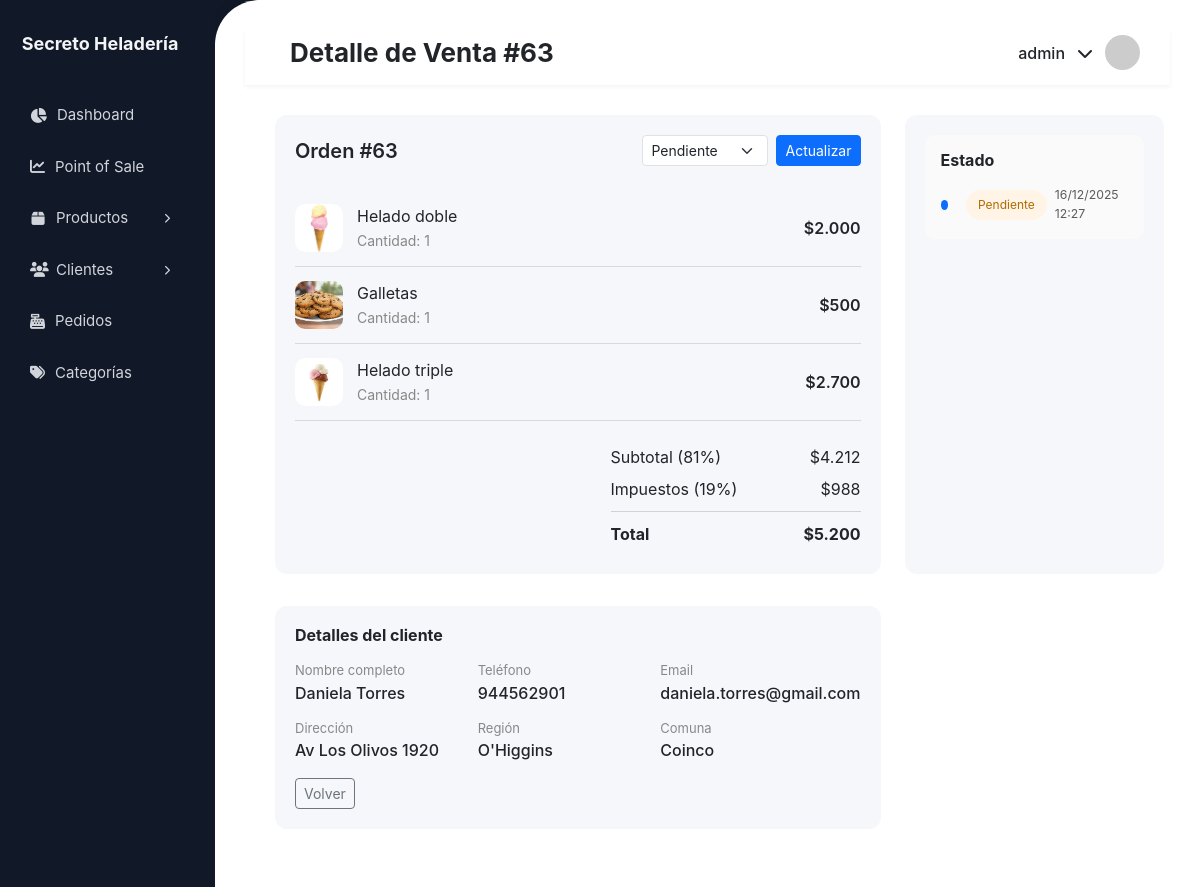
The page /heladeria/ventas/63/ (signed in) on the database its author committed.
### heladeria/models.py (models this page shows, shortened)
class Venta(models.Model):
    usuario = models.ForeignKey(User, on_delete=models.CASCADE)
    cliente = models.ForeignKey('Cliente', on_delete=models.SET_NULL, null=True, blank=True)
    estado = models.CharField(
        max_length=10,
        choices=[('CART', 'En carrito'), ('PENDING', 'Pendiente'), ('COMPLETED', 'Completada'),  ('CANCELLED', 'Cancelada'),],
        default='PENDING'
    )
    fecha = models.DateTimeField(default=timezone.now)
    def total(self):
        return sum(detalle.subtotal() for detalle in self.detalleventa_set.all())
    class Meta:
        db_table = 'devices_venta'

class DetalleVenta(models.Model):
    venta = models.ForeignKey(Venta, on_delete=models.CASCADE)
    producto = models.ForeignKey(Producto, on_delete=models.CASCADE)
    cantidad = models.PositiveIntegerField(default=0)
    precio_unitario = models.DecimalField(
        max_digits=10,
        decimal_places=0,
        null=True,
        blank=True
    )
    precio_compra = models.DecimalField(
        max_digits=10,
        decimal_places=0,
        null=True,
        blank=True
    )
    def subtotal(self):
        precio = self.precio_unitario or self.producto.precio
        return precio * self.cantidad
    class Meta:
        db_table = 'devices_detalleventa'

class BaseModel(models.Model):
    STATE_CHOICES = [
        ("ACTIVE", "Active"),
        ("INACTIVE", "Inactive"),
    ]
    state = models.CharField(max_length=10, choices=STATE_CHOICES, default="ACTIVE")
    created_at = models.DateTimeField(auto_now_add=True)
    updated_at = models.DateTimeField(auto_now=True)
    deleted_at = models.DateTimeField(null=True, blank=True)
    class Meta:
        abstract = True

class Producto(BaseModel):
    nombre = models.CharField(max_length=100)
    descripcion = models.TextField(blank=True, null=True)
    precio = models.DecimalField(max_digits=10, decimal_places=0)
    precio_compra = models.DecimalField(max_digits=10, decimal_places=0, default=0)
    stock = models.PositiveIntegerField(default=0)
    imagen = models.ImageField(upload_to='productos/', blank=True, null=True)
    categoria = models.ForeignKey(
        Categoria,
        on_delete=models.SET_NULL,
        null=True,
        blank=True,
        related_name='productos'
    )
    class Meta:
        db_table = 'devices_producto'

class Cliente(models.Model):
    TIPO_CLIENTE_CHOICES = [
        ('PERSONA', 'Persona natural'),
        ('EMPRESA', 'Empresa'),
    ]
    IDIOMA_CHOICES = [
        ('es', 'Español'),
        ('en', 'English'),
    ]
    DOCUMENTO_CHOICES = [
        ('BOLETA', 'Boleta'),
        ('FACTURA', 'Factura'),
    ]
    rut = models.CharField(max_length=12, unique=True)
    nombre = models.CharField(max_length=30)
    apellido = models.CharField(max_length=50)
    tipo_cliente = models.CharField(max_length=10, choices=TIPO_CLIENTE_CHOICES, default='PERSONA')
    direccion = models.CharField(max_length=100)
    pais = models.CharField(max_length=50, default='Chile')
    region = models.CharField(max_length=50)
    comuna = models.CharField(max_length=50)
    telefono = models.CharField(max_length=14)
    email = models.EmailField(unique=True)
    idioma_preferido = models.CharField(max_length=5, choices=IDIOMA_CHOICES, default='es')
    documento_preferido = models.CharField(max_length=10, choices=DOCUMENTO_CHOICES, default='BOLETA')
    enviar_comprobante_email = models.BooleanField(default=True)
    recibe_promociones = models.BooleanField(default=False)
    fecha_registro = models.DateTimeField(auto_now_add=True)
    @property
    def nombre_completo(self):
        return f"{self.nombre} {self.apellido}"
    class Meta:
        db_table = 'devices_cliente'

### ventas/views.py (the view)
# urls.py: path('<int:venta_id>/', views.detalle_venta, name='detalle_venta'),
@login_required
def detalle_venta(request, venta_id):
    venta = get_object_or_404(Venta, id=venta_id)
    detalles = DetalleVenta.objects.filter(venta=venta)
    return render(request, 'ventas/detalle_venta.html', {
        'venta': venta,
        'detalles': detalles
    })

### heladeria/templatetags/formatos.py (called while the page is built)
@register.filter
def precio_cl(value):
    try:
        value = int(float(value))
        return f"{value:,}".replace(",", ".")
    except:
        return value

### heladeria/templatetags/permisos_extras.py (called while the page is built)
@register.filter(name='tiene_grupo')
def tiene_grupo(user, nombre_grupo):
    return user.groups.filter(name=nombre_grupo).exists()

### ventas/templates/ventas/detalle_venta.html (shortened to what this page needs)
{% extends 'heladeria/base_generic.html' %}
{% load static %}
{% load formatos %}
{% block page_title %}Detalle de Venta #{{ venta.id }}{% endblock %}
{% block content %}
{% block extra_css %}
<link rel="stylesheet" href="{% static 'ventas/css/detalle_ventas.css' %}">
{% endblock %}
<div class="order-wrapper">
  <div class="order-grid">
    <div class="order-left">
      <div class="d-flex justify-content-between align-items-center mb-4">
        <h5 class="mb-0 fw-semibold">
          Orden #{{ venta.id }}
        </h5>
        <form action="{% url 'cambiar_estado' venta.id %}" method="POST" class="d-flex gap-2">
          <select name="estado" class="form-select form-select-sm">
            <option value="PENDING"   {% if venta.estado == 'PENDING' %}selected{% endif %}>Pendiente</option>
            </select>
          <button class="btn btn-primary btn-sm">Actualizar</button>
        </form>
      </div>
      {% for d in detalles %}
      <div class="product-item">
        <div class="product-img">
          {% if d.producto.imagen %}
            <img src="{{ d.producto.imagen.url }}" alt="{{ d.producto.nombre }}">
          {% else %}
            🍦
          {% endif %}
        </div>
        <div class="product-info">
          <div>{{ d.producto.nombre }}</div>
          <small>Cantidad: {{ d.cantidad }}</small>
        </div>
        <div class="product-price">
          ${{ d.subtotal|precio_cl }}
        </div>
      </div>
      {% endfor %}
      <div class="summary">
        <div class="summary-row">
          <span>Subtotal (81%)</span>
          <span>
            ${% widthratio venta.total 100 81 as subtotal %}{{ subtotal|precio_cl }}
          </span>
        </div>
        <div class="summary-row">
          <span>Impuestos (19%)</span>
          <span>
            ${% widthratio venta.total 100 19 as iva %}{{ iva|precio_cl }}
          </span>
        </div>
        <div class="summary-row total">
          <span>Total</span>
          <span>${{ venta.total|precio_cl }}</span>
        </div>
      </div>
    </div>
    <div class="order-right">
      <div class="activity">
        <h6 class="mb-3 fw-bold">Estado</h6>
        <div class="activity-item">
          <span class="activity-dot"></span>
          {% if venta.estado == 'COMPLETED' %}
            <span class="badge-status badge-completed">Completada</span>
          {% elif venta.estado == 'PENDING' %}
            <span class="badge-status badge-pending">Pendiente</span>
          {% elif venta.estado == 'CANCELLED' %}
            <span class="badge-status badge-cancelled">Cancelada</span>
          {% elif venta.estado == 'CART' %}
            <span class="badge-status badge-cart">Carrito</span>
          {% endif %}
          <small class="text-muted ms-auto">
            {{ venta.fecha|date:"d/m/Y H:i" }}
          </small>
        </div>
    </div>
  </div>
  <div class="customer-card">
    <h6 class="mb-3 fw-bold">Detalles del cliente</h6>
    <div class="customer-grid">
      <div>
        <div class="label">Nombre completo</div>
        <div class="value">
          {{ venta.cliente.nombre_completo|default:"-" }}
        </div>
      </div>
      <div>
        <div class="label">Teléfono</div>
        <div class="value">
          {{ venta.cliente.telefono|default:"-" }}
        </div>
      </div>
      <div>
        <div class="label">Email</div>
        <div class="value">
          {{ venta.cliente.email|default:"-" }}
        </div>
      </div>
      <div>
        <div class="label">Dirección</div>
        <div class="value">
          {{ venta.cliente.direccion|default:"-" }}
        </div>
      </div>
      <div>
        <div class="label">Región</div>
        <div class="value">
          {{ venta.cliente.region|default:"-" }}
        </div>
      </div>
      <div>
        <div class="label">Comuna</div>
        <div class="value">
          {{ venta.cliente.comuna|default:"-" }}
        </div>
      </div>
    </div>
    <a href="{% url 'lista_ventas' %}" class="btn btn-outline-secondary btn-sm mt-3">
      Volver
    </a>
  </div>
</div>
{% endblock %}

### heladeria/templates/heladeria/base_generic.html (shortened to what this page needs)
{% load static %}
{% load permisos_extras %}
<!DOCTYPE html>
<html lang="es">
<head>
  <link href="https://cdn.jsdelivr.net/npm/bootstrap@5.3.2/dist/css/bootstrap.min.css" rel="stylesheet">
  <link rel="stylesheet" href="https://cdnjs.cloudflare.com/ajax/libs/font-awesome/6.5.0/css/all.min.css">
  {% block extra_css %}{% endblock %}
  <link rel="stylesheet" href="{% static 'heladeria/css/layout.css' %}">
</head>
<body>
  <aside class="sidebar">
    <div class="brand">Secreto Heladería</div>
    <nav class="menu">
      {% if request.user|tiene_grupo:"Admin" %}
      <a href="{% url 'reporte_dashboard' %}"
        class="{% if request.resolver_match.url_name == 'reporte_dashboard' %}active{% endif %}">
          <i class="fa fa-chart-pie"></i> Dashboard
      </a>
      {% endif %}
      <a href="{% url 'pos_home' %}" class="{% if request.resolver_match.url_name == 'pos_home' %}active{% endif %}">
        <i class="fa fa-chart-line"></i> Point of Sale
      </a>
      {% if request.user|tiene_grupo:"Admin" %}
      <div class="menu-group
      ">
        <a href="{% url 'lista_productos' %}"
          class="menu-parent {% if request.resolver_match.url_name == 'lista_productos' %}active{% endif %}">
          <i class="fa fa-box"></i> Productos
          <i class="fa fa-chevron-right arrow"></i>
        </a>
      </div>
      {% endif %}
      <div class="menu-group
      ">
          <a href="{% url 'lista_clientes' %}"
            class="menu-parent {% if request.resolver_match.url_name == 'lista_clientes' %}active{% endif %}">
              <i class="fa fa-users"></i> Clientes
              <i class="fa fa-chevron-right arrow"></i>
          </a>
      </div>
      <a href="{% url 'lista_ventas' %}" class="{% if request.resolver_match.url_name == 'lista_ventas' %}active{% endif %}">
        <i class="fa fa-cash-register"></i> Pedidos
      </a>
      {% if request.user|tiene_grupo:"Admin" %}
      <a href="{% url 'lista_categorias' %}"
        class="{% if request.resolver_match.url_name == 'lista_categorias' %}active{% endif %}">
          <i class="fa fa-tags"></i> Categorías
      </a>
      {% endif %}
    </nav>
  </aside>
  <div class="main-content">
    <div class="content-box">
      <div class="topbar-background"></div>
      <div class="topbar d-flex justify-content-between align-items-center">
        <div class="d-flex align-items-center gap-3">
          <h2 class="mb-0">{% block page_title %}Página{% endblock %}</h2>
        </div>
        <div class="user user-dropdown">
          <span class="user-name">{{ user.username }}</span>
          <i class="fa fa-chevron-down"></i>
          <img class="user-avatar" src="https://ui-avatars.com/api/?name={{ user.username }}&background=random">
        </div>
      </div>
      {% block content %}{% endblock %}
    </div>
  </div>
</body>
</html>

### ventas/static/ventas/css/detalle_ventas.css (style rules this page uses)
:root { --card-bg: #f6f7fb; --card-bg-alt: #f6f7fb; }
.order-wrapper { background: #fff; padding: 30px; }
.order-grid { display: grid; grid-template-columns: 70% 30%; gap: 24px; }
.order-left { background: var(--card-bg); border-radius: 12px; padding: 20px; }
.order-right { background: var(--card-bg-alt); border-radius: 12px; padding: 20px; }
.product-item { display: flex; align-items: center; padding: 14px 0; border-bottom: 1px solid rgba(0, 0, 0, 0.12); }
.product-img { width: 48px; height: 48px; border-radius: 10px; background: #f1f1f1; display: flex; align-items: center; justify-content: center; margin-right: 14px; font-size: 20px; }
.product-info { flex-grow: 1; }
.product-info small { color: #888; }
.product-price { font-weight: 600; }
.activity { background: #fafafa; border-radius: 10px; padding: 16px; }
.activity-item { display: flex; align-items: center; gap: 8px; font-size: 14px; margin-bottom: 14px; }
.activity-item:last-child { margin-bottom: 0; }
.activity-dot { width: 10px; height: 10px; border-radius: 50%; background: #0d6efd; margin-right: 10px; }
.summary { max-width: 250px; margin-left: auto; margin-top: 24px; }
.summary-row { display: flex; justify-content: space-between; margin-bottom: 8px; }
.summary-row.total { border-top: 1px solid rgba(0, 0, 0, 0.15); padding-top: 10px; margin-top: 10px; font-weight: 700; font-size: 16px; }
.customer-card { margin-top: 8px; background: var(--card-bg); border-radius: 12px; padding: 20px; }
.customer-grid { display: grid; grid-template-columns: repeat(3, 1fr); gap: 14px; }
.label { color: #888; font-size: 13px; }
.value { font-weight: 500; }
.badge-status { padding: 6px 12px; border-radius: 20px; font-size: 12px; }
.badge-pending { background: #fff4e5; color: #b26a00; }
.product-img img { width: 100%; height: 100%; object-fit: cover; border-radius: 10px; }

### heladeria/static/heladeria/css/layout.css (style rules this page uses)
body { background: #111827; margin: 0; display: flex; height: 100vh; overflow: hidden; font-family: "Inter", sans-serif; }
a { text-decoration: underline; }
.sidebar { position: fixed; left: 0; top: 0; width: 200px; height: 100vh; background: #111827; padding-top: 30px; display: flex; flex-direction: column; z-index: 100; overflow-y: auto; }
.sidebar .brand { font-size: 18px; font-weight: bold; text-align: center; margin-bottom: 30px; color: #F3F4F6; }
.sidebar .menu > a { display: flex; align-items: center; gap: 10px; padding: 12px 20px; color: #D1D5DB; text-decoration: none; border-radius: 8px; font-size: 15px; margin: 5px 10px; transition: 0.2s; }
.menu-group { margin: 5px 10px; }
.menu-parent { display: flex; align-items: center; gap: 10px; padding: 12px 20px; border-radius: 8px; color: #D1D5DB; font-size: 15px; cursor: pointer; transition: 0.2s; text-decoration: none; }
.menu-parent i:first-child { width: 16px; text-align: center; }
.menu-parent .arrow { margin-left: auto; font-size: 10px; transition: transform 0.2s ease; }
.main-content { margin-left: 215px; flex-grow: 1; padding: 0; overflow: hidden; }
.content-box { padding-top: 45px; background: #fff; border-top-left-radius: 45px; padding: 30px; height: 100vh; overflow-y: auto; box-shadow: 0 4px 20px rgba(0,0,0,0.05); }
.topbar-background { position: fixed; top: 0; width: 100vw; height: 45px; background: #fff; border-top-left-radius: 15px; z-index: 49; }
.topbar { position: sticky; top: 0; z-index: 50; display: flex; justify-content: space-between; align-items: center; box-shadow: 0 2px 4px rgba(0,0,0,0.05); background: #fff; padding: 5px 30px 15px 45px; margin: 0; }
.topbar h2 { font-size: 26px; font-weight: 700; margin-bottom: 10px; }
.topbar .user { display: flex; align-items: center; gap: 12px; font-weight: 500; position: relative; cursor: pointer; }
.topbar .user img { width: 35px; height: 35px; border-radius: 50%; object-fit: cover; }

### rows shown on the page
Venta: id "63", estado "Pendiente", total|precio_cl "5.200", fecha "16/12/2025 12:27", cliente.nombre_completo "Daniela Torres", cliente.telefono "944562901", cliente.email "daniela.torres@gmail.com", cliente.direccion "Av Los Olivos 1920", cliente.region "O'Higgins", cliente.comuna "Coinco"
DetalleVenta: producto.imagen (picture), producto.nombre "Helado doble", cantidad "1", subtotal|precio_cl "2.000"
DetalleVenta: producto.imagen (picture), producto.nombre "Galletas", cantidad "1", subtotal|precio_cl "500"
DetalleVenta: producto.imagen (picture), producto.nombre "Helado triple", cantidad "1", subtotal|precio_cl "2.700"

### other values the page prints
{{ user.username }} "admin"
{{ subtotal|precio_cl }} "4.212"
{{ iva|precio_cl }} "988"
